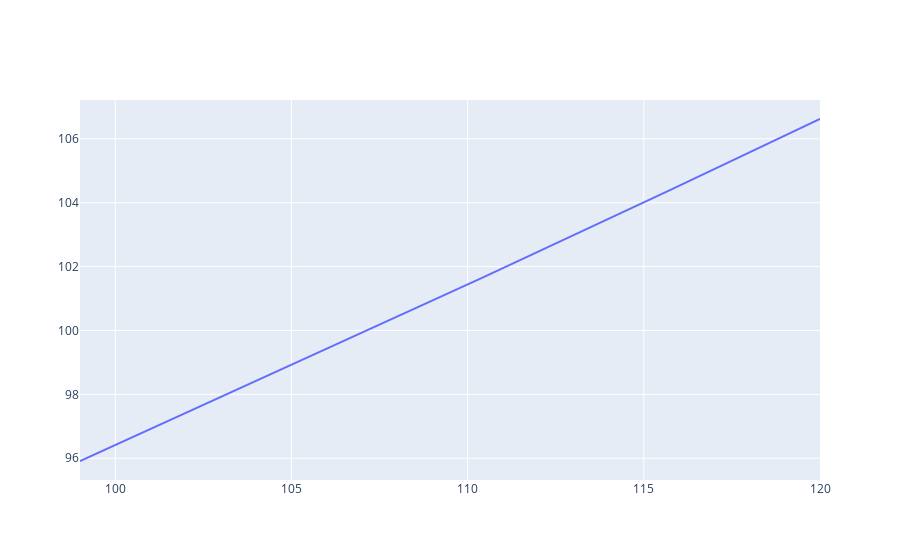

The cell this chart's notebook holds for it:
### Code cell
import plotly.graph_objects as go

trace1 = go.Scatter(
    x=grid,
    y=post,
    mode="lines",
    hovertemplate="disclosure=$%{x:.2f}<br>post-disclosure price=$%{y:.2f}<extra></extra>"
)
fig = go.Figure()
fig.add_trace(trace1)
fig.show()
